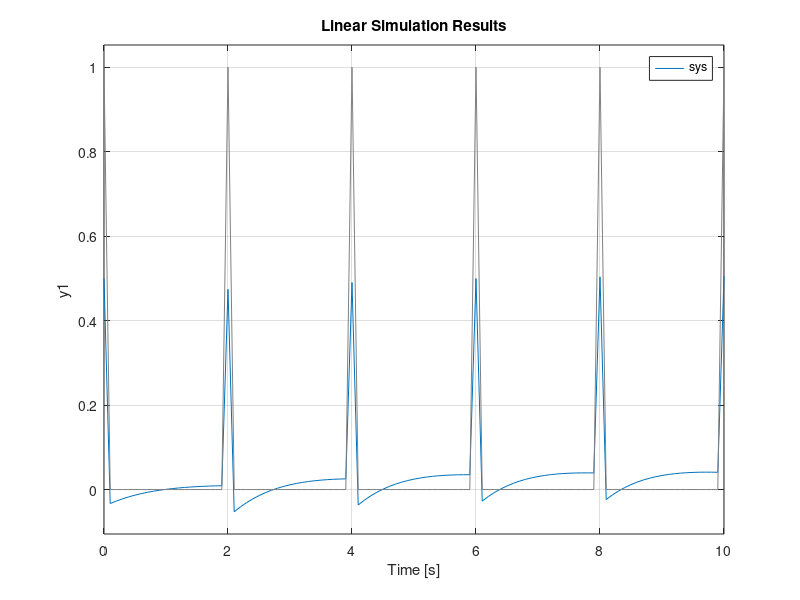

The MATLAB script that drew this image:
clear all;
num = [1 0 1]; %Defining the number of range
den = [2 3 1];
sys = tf(num, den); %Using Transfer Function
[u1, t1] = gensig('square', 2, 10, 0.1); %Generate SqWave
[u2, t2] = gensig('sin', 2, 10, 0.1);     %Generate SineWave
[u3, t3] = gensig('pulse', 2, 10, 0.1);    %Generate Pulse
lsim(sys, u1, t1);  %Linear Simulation in time domain
lsim(sys, u2, t2);
lsim(sys, u3, t3);